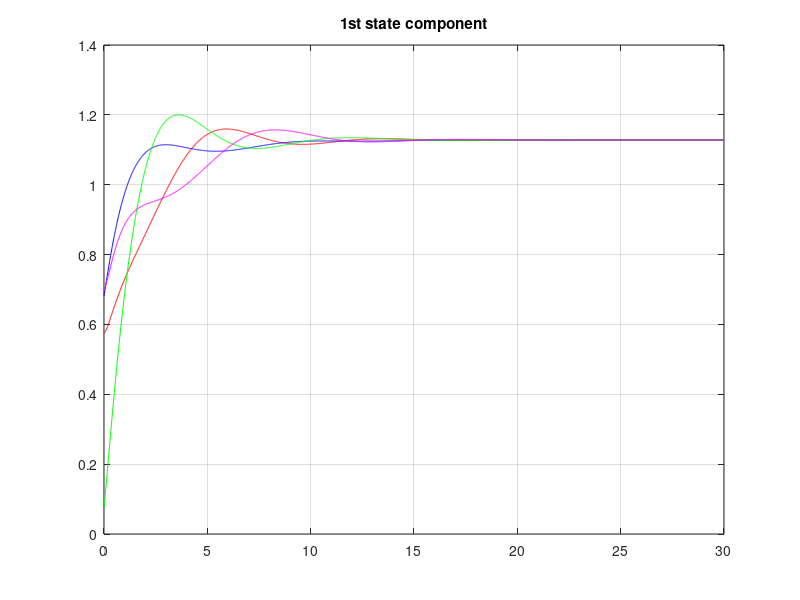
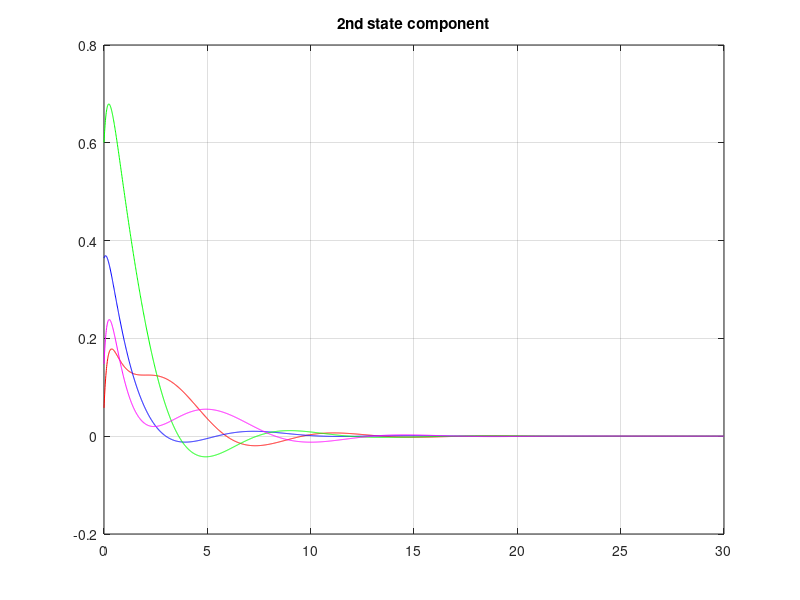
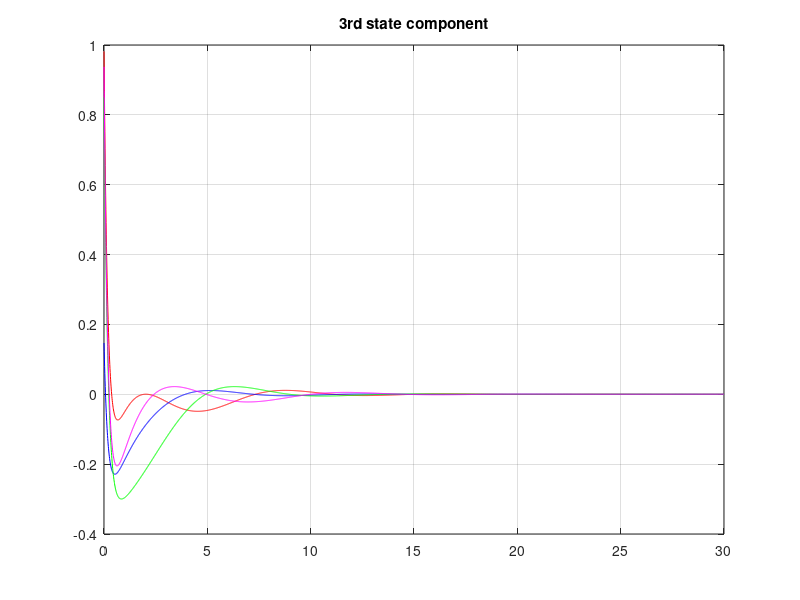

Source code (MATLAB) for these figures, in order:
close all
% Adjacency matrix
A=[ 0 1 1 1; 1 0 0 0 ; 1 0 0 1; 1 0 1 0];
% Degree matrix
D= [ 3 0 0 0; 0 1 0 0 ; 0 0 2 0; 0 0 0 2];
% Laplacian matrix= Degree-Adjacency 
L= D-A;
 
%Agent initial position (random)
x0=rand(12,1);
 
%% system

I=[1 0 0 0; 0 1 0 0; 0 0 1 0; 0 0 0 1];
Y=I;
%E=[ 0 1 0; 0 0 1; 0 -2 -3];
E=[ 0 1 0; 0 0 1; 0 -4 -6];
F=[ 0 0 0; 0 0 0; 1 0 0 ];
 
O=(kron(I,E))-(kron((Y*L),F));
V=ones(12,1);
W=eye(12);
X=0;
sys=ss(O,V,W,X);


t = 0:0.01:30;
%u = max(0,min(t-1,1));
u=zeros(size(t));
 
[y,t,x]=lsim(sys, u, t, x0);

%% plot
figure;
plot(t,y(:,1),'r');
hold on
plot(t,y(:,4),'b');
plot(t,y(:,7),'g');
plot(t,y(:,10),'m');
grid on
title('1st state component')
hold off
 
figure;
plot(t,y(:,2),'r');
hold on
plot(t,y(:,5),'b');
plot(t,y(:,8),'g');
plot(t,y(:,11),'m');
grid on
title('2nd state component')
hold off
 
figure;
plot(t,y(:,3),'r');
hold on
plot(t,y(:,6),'b');
plot(t,y(:,9),'g');
plot(t,y(:,12),'m');
grid on
title('3rd state component')
hold off